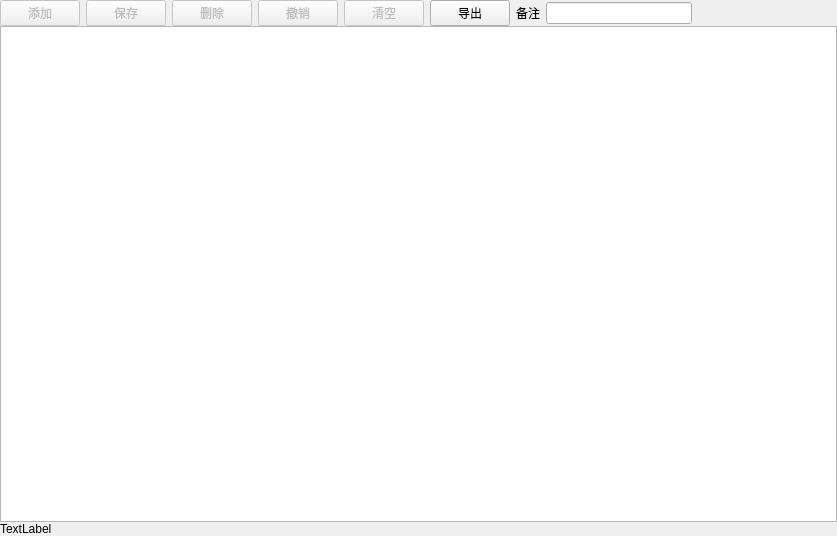
<?xml version="1.0" encoding="UTF-8"?>
<ui version="4.0">
 <class>TemperatureDelegate</class>
 <widget class="QWidget" name="TemperatureDelegate">
  <property name="geometry">
   <rect>
    <x>0</x>
    <y>0</y>
    <width>837</width>
    <height>536</height>
   </rect>
  </property>
  <property name="windowTitle">
   <string>Form</string>
  </property>
  <layout class="QVBoxLayout" name="verticalLayout">
   <property name="spacing">
    <number>0</number>
   </property>
   <property name="leftMargin">
    <number>0</number>
   </property>
   <property name="topMargin">
    <number>0</number>
   </property>
   <property name="rightMargin">
    <number>0</number>
   </property>
   <property name="bottomMargin">
    <number>0</number>
   </property>
   <item>
    <widget class="QWidget" name="widgetTop" native="true">
     <layout class="QHBoxLayout" name="horizontalLayout_4">
      <property name="leftMargin">
       <number>0</number>
      </property>
      <property name="topMargin">
       <number>0</number>
      </property>
      <property name="rightMargin">
       <number>0</number>
      </property>
      <property name="bottomMargin">
       <number>0</number>
      </property>
      <item>
       <widget class="QPushButton" name="btnAdd">
        <property name="enabled">
         <bool>false</bool>
        </property>
        <property name="minimumSize">
         <size>
          <width>80</width>
          <height>0</height>
         </size>
        </property>
        <property name="text">
         <string>添加</string>
        </property>
        <property name="icon">
         <iconset resource="../../other/main.qrc">
          <normaloff>:/imageTest/btn_add.png</normaloff>:/imageTest/btn_add.png</iconset>
        </property>
        <property name="iconSize">
         <size>
          <width>18</width>
          <height>18</height>
         </size>
        </property>
       </widget>
      </item>
      <item>
       <widget class="QPushButton" name="btnSave">
        <property name="enabled">
         <bool>false</bool>
        </property>
        <property name="minimumSize">
         <size>
          <width>80</width>
          <height>0</height>
         </size>
        </property>
        <property name="text">
         <string>保存</string>
        </property>
        <property name="icon">
         <iconset resource="../../other/main.qrc">
          <normaloff>:/imageTest/btn_ok.png</normaloff>:/imageTest/btn_ok.png</iconset>
        </property>
        <property name="iconSize">
         <size>
          <width>18</width>
          <height>18</height>
         </size>
        </property>
       </widget>
      </item>
      <item>
       <widget class="QPushButton" name="btnDelete">
        <property name="enabled">
         <bool>false</bool>
        </property>
        <property name="minimumSize">
         <size>
          <width>80</width>
          <height>0</height>
         </size>
        </property>
        <property name="text">
         <string>删除</string>
        </property>
        <property name="icon">
         <iconset resource="../../other/main.qrc">
          <normaloff>:/imageTest/btn_close.png</normaloff>:/imageTest/btn_close.png</iconset>
        </property>
        <property name="iconSize">
         <size>
          <width>18</width>
          <height>18</height>
         </size>
        </property>
       </widget>
      </item>
      <item>
       <widget class="QPushButton" name="btnReturn">
        <property name="enabled">
         <bool>false</bool>
        </property>
        <property name="minimumSize">
         <size>
          <width>80</width>
          <height>0</height>
         </size>
        </property>
        <property name="text">
         <string>撤销</string>
        </property>
        <property name="icon">
         <iconset resource="../../other/main.qrc">
          <normaloff>:/imageTest/btn_set.png</normaloff>:/imageTest/btn_set.png</iconset>
        </property>
        <property name="iconSize">
         <size>
          <width>18</width>
          <height>18</height>
         </size>
        </property>
       </widget>
      </item>
      <item>
       <widget class="QPushButton" name="btnClear">
        <property name="enabled">
         <bool>false</bool>
        </property>
        <property name="minimumSize">
         <size>
          <width>80</width>
          <height>0</height>
         </size>
        </property>
        <property name="text">
         <string>清空</string>
        </property>
        <property name="icon">
         <iconset resource="../../other/main.qrc">
          <normaloff>:/imageTest/btn_delete.png</normaloff>:/imageTest/btn_delete.png</iconset>
        </property>
        <property name="iconSize">
         <size>
          <width>18</width>
          <height>18</height>
         </size>
        </property>
       </widget>
      </item>
      <item>
       <widget class="QPushButton" name="button_export">
        <property name="minimumSize">
         <size>
          <width>80</width>
          <height>0</height>
         </size>
        </property>
        <property name="text">
         <string>导出</string>
        </property>
       </widget>
      </item>
      <item>
       <widget class="QLabel" name="label">
        <property name="text">
         <string>备注</string>
        </property>
       </widget>
      </item>
      <item>
       <widget class="QLineEdit" name="lineEdit_remark"/>
      </item>
      <item>
       <spacer name="horizontalSpacer">
        <property name="orientation">
         <enum>Qt::Horizontal</enum>
        </property>
        <property name="sizeHint" stdset="0">
         <size>
          <width>40</width>
          <height>20</height>
         </size>
        </property>
       </spacer>
      </item>
     </layout>
    </widget>
   </item>
   <item>
    <widget class="QTableView" name="tableMain"/>
   </item>
   <item>
    <widget class="QLabel" name="labInfo1">
     <property name="text">
      <string>TextLabel</string>
     </property>
    </widget>
   </item>
  </layout>
 </widget>
 <resources>
  <include location="../../other/main.qrc"/>
 </resources>
 <connections/>
</ui>
